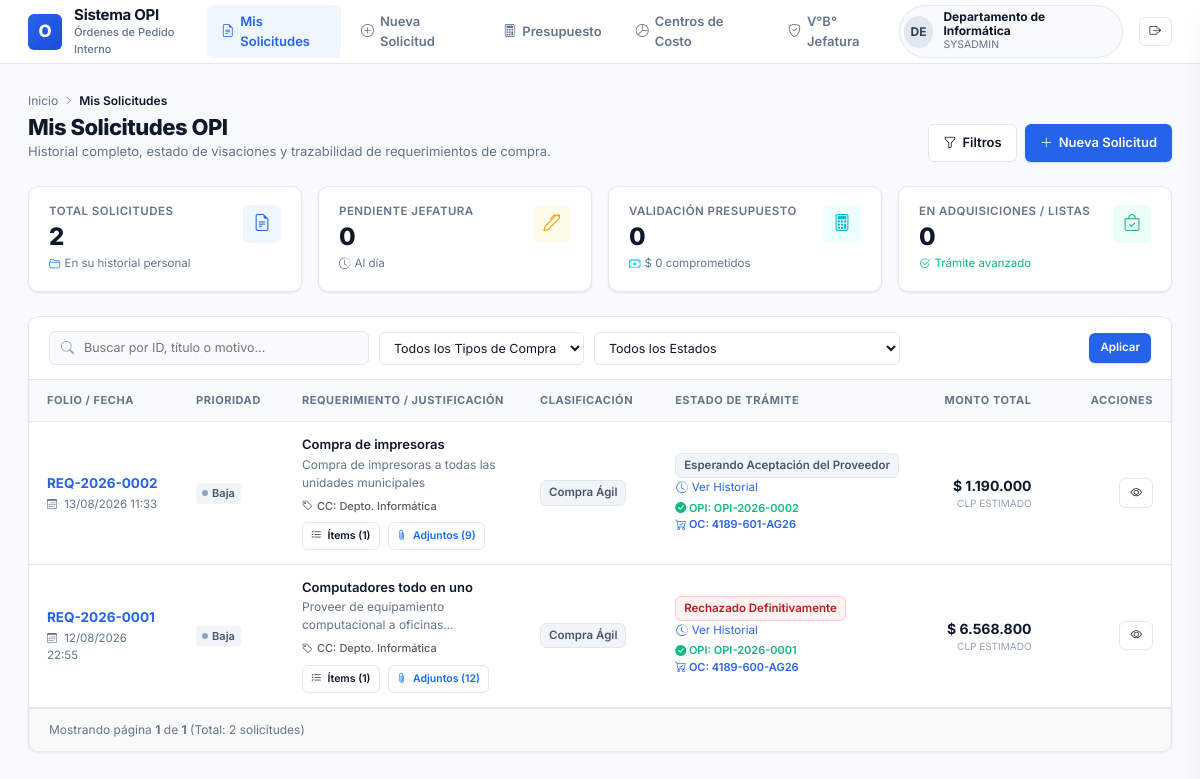
The page /mis_solicitudes2.php (signed in) on the database its author committed.
### tables this page shows
CREATE TABLE `expedientes` (
  `id` int NOT NULL AUTO_INCREMENT,
  `codigo_interno` varchar(50) NOT NULL,
  `titulo_compra` varchar(255) NOT NULL DEFAULT 'Sin Título',
  `folio_opi` varchar(50) DEFAULT NULL,
  `usuario_creador_id` int NOT NULL,
  `unidad_origen_id` int NOT NULL,
  `centro_costo_id` int NOT NULL,
  `tipo_compra_id` int NOT NULL,
  `prioridad_id` int NOT NULL,
  `cuenta_presupuestaria_id` int DEFAULT NULL,
  `cuenta_maestra_id` int DEFAULT NULL,
  `area_gestion_id` int DEFAULT NULL,
  `rango_utm_id` int DEFAULT NULL,
  `proveedor_adjudicado_id` int DEFAULT NULL,
  `id_contrato_suministro` varchar(100) DEFAULT NULL,
  `id_compra_agil` varchar(50) DEFAULT NULL,
  `id_licitacion` varchar(100) DEFAULT NULL,
  `orden_compra_numero` varchar(100) DEFAULT NULL,
  `decreto_alcaldicio_numero` varchar(100) DEFAULT NULL,
  `conv_marco_oc` varchar(100) DEFAULT NULL,
  `monto_estimado` decimal(15,2) NOT NULL DEFAULT '0.00',
  `monto_definitivo` decimal(15,2) DEFAULT NULL,
  `tipo_impuesto` enum('NETO','IVA_INCLUIDO','EXENTO') DEFAULT 'NETO',
  `motivo_compra` text NOT NULL,
  `estado_actual` varchar(50) NOT NULL DEFAULT 'BORRADOR',
  `observacion_cierre` text,
  `created_at` timestamp NULL DEFAULT CURRENT_TIMESTAMP,
  `updated_at` timestamp NULL DEFAULT CURRENT_TIMESTAMP ON UPDATE CURRENT_TIMESTAMP,
  `fecha_visa_presupuesto` datetime DEFAULT NULL,
  `fecha_adjudicacion` datetime DEFAULT NULL,
  `fecha_aprobacion_opi` datetime DEFAULT NULL,
  `fecha_cierre` datetime DEFAULT NULL,
  `num_certificado_oficial` varchar(20) DEFAULT NULL,
  `id_entidad_gobierno` varchar(50) DEFAULT 'ID PE-MUN-00335',
  `plan_compras_proyecto` varchar(100) DEFAULT NULL,
  `plan_compras_item` int DEFAULT NULL,
  PRIMARY KEY (`id`),
  UNIQUE KEY `uk_expedientes_codigo` (`codigo_interno`),
  KEY `fk_exp_usuario` (`usuario_creador_id`),
  KEY `fk_exp_unidad` (`unidad_origen_id`),
  KEY `fk_exp_tipo` (`tipo_compra_id`),
  KEY `fk_exp_prioridad` (`prioridad_id`),
  KEY `fk_exp_cc` (`centro_costo_id`),
  KEY `fk_exp_cm` (`cuenta_maestra_id`),
  KEY `fk_exp_ag` (`area_gestion_id`),
  KEY `fk_exp_prov` (`proveedor_adjudicado_id`),
  KEY `fk_exp_estado` (`estado_actual`),
  CONSTRAINT `fk_exp_ag` FOREIGN KEY (`area_gestion_id`) REFERENCES `areas_gestion` (`id`) ON DELETE RESTRICT,
  CONSTRAINT `fk_exp_cc` FOREIGN KEY (`centro_costo_id`) REFERENCES `centros_costo` (`id`) ON DELETE RESTRICT,
  CONSTRAINT `fk_exp_cm` FOREIGN KEY (`cuenta_maestra_id`) REFERENCES `cuentas_maestras` (`id`) ON DELETE RESTRICT,
  CONSTRAINT `fk_exp_estado` FOREIGN KEY (`estado_actual`) REFERENCES `estados_tramite` (`codigo`) ON DELETE RESTRICT,
  CONSTRAINT `fk_exp_prioridad` FOREIGN KEY (`prioridad_id`) REFERENCES `prioridades` (`id`) ON DELETE RESTRICT,
  CONSTRAINT `fk_exp_prov` FOREIGN KEY (`proveedor_adjudicado_id`) REFERENCES `proveedores` (`id`) ON DELETE SET NULL,
  CONSTRAINT `fk_exp_tipo` FOREIGN KEY (`tipo_compra_id`) REFERENCES `tipos_compra` (`id`) ON DELETE RESTRICT,
  CONSTRAINT `fk_exp_unidad` FOREIGN KEY (`unidad_origen_id`) REFERENCES `unidades` (`id`) ON DELETE RESTRICT,
  CONSTRAINT `fk_exp_usuario` FOREIGN KEY (`usuario_creador_id`) REFERENCES `usuarios` (`id`) ON DELETE RESTRICT
);

CREATE TABLE `prioridades` (
  `id` int NOT NULL AUTO_INCREMENT,
  `codigo` varchar(20) NOT NULL,
  `nombre` varchar(50) NOT NULL,
  `clase_css` varchar(100) DEFAULT NULL,
  `activo` tinyint(1) DEFAULT '1',
  PRIMARY KEY (`id`)
);

CREATE TABLE `centros_costo` (
  `id` int NOT NULL AUTO_INCREMENT,
  `codigo_cuenta` varchar(50) NOT NULL,
  `nombre` varchar(150) NOT NULL,
  `anio_fiscal` int NOT NULL DEFAULT 2026,
  `activo` tinyint(1) DEFAULT '1',
  PRIMARY KEY (`id`)
);

CREATE TABLE `tipos_compra` (
  `id` int NOT NULL AUTO_INCREMENT,
  `codigo` varchar(50) NOT NULL,
  `nombre` varchar(150) NOT NULL,
  `limite_utm` decimal(10,2) DEFAULT NULL,
  `activo` tinyint(1) DEFAULT '1',
  `requiere_cotizacion` tinyint(1) DEFAULT '0',
  PRIMARY KEY (`id`)
);

CREATE TABLE `estados_tramite` (
  `codigo` varchar(50) NOT NULL,
  `nombre` varchar(100) NOT NULL,
  `rol_responsable` varchar(50) NOT NULL,
  `descripcion` varchar(255) DEFAULT NULL,
  PRIMARY KEY (`codigo`)
);

### mis_solicitudes2.php (the view, shortened to what the rows shown need)
<?php
require_once __DIR__ . '/mis_solicitudes_controller.php';
?>
<!DOCTYPE html>
<html lang="es">
<head>
    <link rel="stylesheet" href="https://cdn.jsdelivr.net/npm/bootstrap-icons@1.11.3/font/bootstrap-icons.min.css">
    <link href="https://cdn.jsdelivr.net/npm/bootstrap@5.3.3/dist/css/bootstrap.min.css" rel="stylesheet">
</head>
<body>
    <header class="saas-topbar">
        <a href="mis_solicitudes2.php" class="brand-box">
            <div class="brand-text">
                <h1>Sistema OPI</h1>
            </div>
        </a>
    </header>
    <main class="saas-container">
        <div class="page-header-row">
            <div class="page-title">
                <h2>Mis Solicitudes OPI</h2>
            </div>
        </div>
        <div class="saas-panel">
            <div class="table-responsive">
                <table class="saas-table">
                    <thead>
                        <tr>
                            <th style="width: 170px;">Folio / Fecha</th>
                            <th style="width: 110px;">Prioridad</th>
                            <th>Requerimiento / Justificación</th>
                            <th style="width: 140px;">Clasificación</th>
                            <th style="width: 200px;">Estado de Trámite</th>
                            <th style="width: 140px; text-align: right;">Monto Total</th>
                            <th style="width: 140px; text-align: right;">Acciones</th>
                        </tr>
                    </thead>
                    <tbody>
                        <?php if (count($mis_solicitudes) > 0): ?>
                            <?php foreach ($mis_solicitudes as $row):
                                $items_json = htmlspecialchars(json_encode($row['items_detalle']), ENT_QUOTES, 'UTF-8');
                                $row_json = htmlspecialchars(json_encode($row), ENT_QUOTES, 'UTF-8');
                                $prio_name = strtolower($row['prioridad_nombre'] ?? '');
                                $is_alta = strpos($prio_name, 'alta') !== false || strpos($prio_name, 'urgente') !== false;
                            ?>
                            <tr>
                                <td>
                                    <button type="button" class="saas-code-btn" onclick="abrirDrawerDetalle(<?= $row_json ?>)">
                                        <?= htmlspecialchars($row['codigo_interno']) ?>
                                    </button>
                                    <div style="font-size: 11.5px; color: var(--text-muted); margin-top: 2px;">
                                        <i class="bi bi-calendar3 me-1" style="font-size: 10px;"></i>
                                        <?= date('d/m/Y H:i', strtotime($row['created_at'])) ?>
                                    </div>
                                </td>
                                <td>
                                    <span class="priority-indicator" style="background: <?= $is_alta ? '#fef2f2' : '#f1f5f9' ?>; color: <?= $is_alta ? '#dc2626' : '#475569' ?>;">
                                        <span class="prio-dot" style="background: <?= $is_alta ? '#ef4444' : '#94a3b8' ?>;"></span>
                                        <?= htmlspecialchars($row['prioridad_nombre']) ?>
                                    </span>
                                </td>
                                <td>
                                    <div style="font-weight: 600; color: var(--text-main); line-height: 1.35; margin-bottom: 2px;">
                                        <?= htmlspecialchars($row['titulo_compra'] ?? 'Sin Título') ?>
                                    </div>
                                    <div style="font-size: 12px; color: var(--text-muted); margin-bottom: 6px; display: -webkit-box; -webkit-line-clamp: 2; -webkit-box-orient: vertical; overflow: hidden;">
                                        <?= htmlspecialchars($row['motivo_compra']) ?>
                                    </div>
                                    <div class="d-flex align-items-center gap-2 flex-wrap" style="font-size: 11px;">
                                        <span class="text-muted" style="font-weight: 500;">
                                            <i class="bi bi-tag me-1"></i>CC: <?= htmlspecialchars($row['cc_nombre']) ?>
                                        </span>
                                        <button type="button" onclick="abrirModalVerItems(<?= $items_json ?>, '<?= htmlspecialchars($row['codigo_interno']) ?>')" class="btn-saas btn-saas-secondary btn-saas-sm py-0.5 px-2" style="font-size: 10.5px;">
                                            <i class="bi bi-list-check"></i> Ítems (<?= count($row['items_detalle']) ?>)
                                        </button>
                                        <?php if($row['docs_adjuntos']):
                                            $docs_array = explode('||', $row['docs_adjuntos']);
                                            $docs_count = count($docs_array);
                                            $docs_json = htmlspecialchars(json_encode($docs_array), ENT_QUOTES, 'UTF-8');
                                        ?>
                                            <button type="button" onclick="abrirModalAdjuntos(<?= $docs_json ?>, '<?= htmlspecialchars($row['codigo_interno']) ?>', <?= $row['id'] ?>)" class="btn-saas btn-saas-secondary btn-saas-sm py-0.5 px-2 text-primary" style="font-size: 10.5px;">
                                                <i class="bi bi-paperclip"></i> Adjuntos (<?= $docs_count ?>)
                                            </button>
                                        <?php endif; ?>
                                    </div>
                                </td>
                                <td>
                                    <span class="saas-badge saas-badge-neutral">
                                        <?= htmlspecialchars($row['tipo_nombre']) ?>
                                    </span>
                                </td>
                                <td>
                                    <?php
                                        $est_cod = $row['estado_actual'];
                                        $badge_type = 'saas-badge-neutral';
                                        if (in_array($est_cod, ['FINALIZADO', 'ADJUDICADO'])) $badge_type = 'saas-badge-success';
                                        elseif (in_array($est_cod, ['EN_COTIZACION_ADQ', 'EN_GESTION_ADQUISICIONES', 'VB_PRESUPUESTO'])) $badge_type = 'saas-badge-info';
                                        elseif (in_array($est_cod, ['EN_EVALUACION_OFERTAS', 'EN_REVISION_JEFATURA'])) $badge_type = 'saas-badge-warning';
                                        elseif (in_array($est_cod, ['RECHAZADO', 'ANULADO', 'EN_CORRECCION'])) $badge_type = 'saas-badge-danger';
                                    ?>
                                    <span class="saas-badge <?= $badge_type ?>">
                                        <?= htmlspecialchars($row['estado_nombre']) ?>
                                    </span>
                                    <div class="mt-1.5">
                                        <button type="button" onclick="verTrazabilidad(<?= (int)$row['id'] ?>)" class="btn btn-link p-0 text-decoration-none d-flex align-items-center gap-1" style="font-size: 11.5px; color: var(--primary);">
                                            <i class="bi bi-clock-history"></i> Ver Historial
                                        </button>
                                    </div>
                                    <?php if($row['folio_opi']): ?>
                                        <div style="font-size: 11px; color: var(--success); font-weight: 600; margin-top: 2px;">
                                            <i class="bi bi-check-circle-fill"></i> OPI: <?= htmlspecialchars($row['folio_opi']) ?>
                                        </div>
                                    <?php endif; ?>
                                    <?php if($row['orden_compra_numero']): ?>
                                        <div style="font-size: 11px; color: var(--primary); font-weight: 600;">
                                            <i class="bi bi-cart-check"></i> OC: <?= htmlspecialchars($row['orden_compra_numero']) ?>
                                        </div>
                                    <?php endif; ?>
                                </td>
                                <td style="text-align: right;">
                                    <div class="price-text">
                                        <?= money($row['monto_definitivo'] ?? $row['monto_estimado']) ?>
                                    </div>
                                    <div style="font-size: 10px; color: var(--text-light); text-transform: uppercase;">CLP Estimado</div>
                                </td>
                                <td style="text-align: right;">
                                    <div class="d-flex align-items-center justify-content-end gap-1.5">
                                        <button type="button" class="btn-saas btn-saas-secondary btn-saas-sm" onclick="abrirDrawerDetalle(<?= $row_json ?>)" title="Ver Detalle Completo">
                                            <i class="bi bi-eye"></i>
                                        </button>
                                    </div>
                                </td>
                            </tr>
                            <?php endforeach; ?>
                        <?php endif; ?>
                    </tbody>
                </table>
            </div>
        </div>
    </main>
</body>
</html>

### rows shown on the page
expedientes: codigo_interno "REQ-2026-0002", created_at "13/08/2026 11:33", prioridad.nombre "Baja", titulo_compra "Compra de impresoras", motivo_compra "Compra de impresoras a todas las unidades municipales", centro_costo.nombre "Depto. Informática", count($row['items_detalle']) "1", docs_count "9", tipo_compra.nombre "Compra Ágil", estado_actual.nombre "Esperando Aceptación del Proveedor", folio_opi "OPI-2026-0002", orden_compra_numero "4189-601-AG26", monto_definitivo "$ 1.190.000"
expedientes: codigo_interno "REQ-2026-0001", created_at "12/08/2026 22:55", prioridad.nombre "Baja", titulo_compra "Computadores todo en uno", motivo_compra "Proveer de equipamiento computacional a…", centro_costo.nombre "Depto. Informática", count($row['items_detalle']) "1", docs_count "12", tipo_compra.nombre "Compra Ágil", estado_actual.nombre "Rechazado Definitivamente", folio_opi "OPI-2026-0001", orden_compra_numero "4189-600-AG26", monto_definitivo "$ 6.568.800"

### other values the page prints
substr($user_name, 0, 2) "DE"
$user_name "Departamento de Informática"
$user_rol ?: 'Usuario' "SYSADMIN"
$kpi_total_user "2"
$kpi_pend_user "0"
$kpi_pres_count "0"
money($kpi_pres_monto) "$ 0"
$kpi_adq_user "0"
$page "1"
max(1, $total_pages) "1"
$total_records "2"
